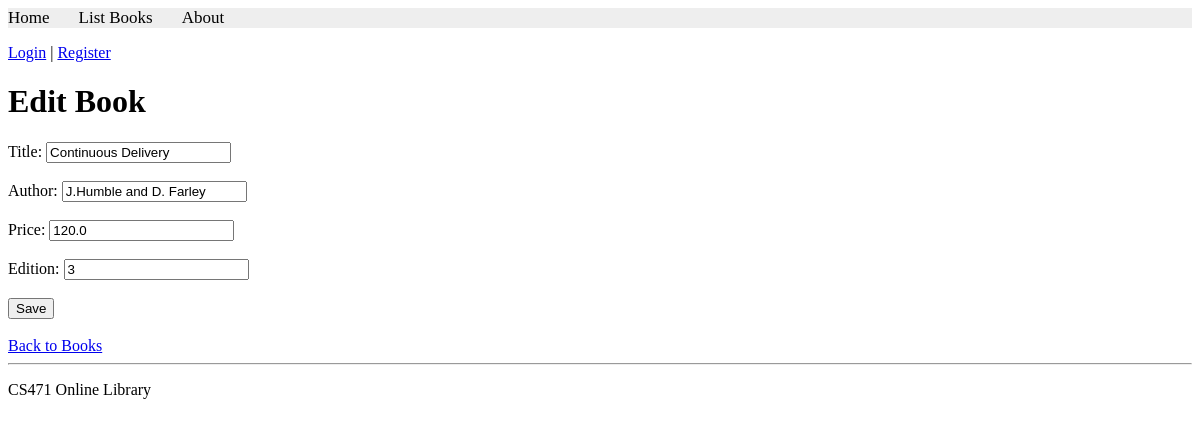
The app's page /books/lab9_part1/editbook/1 with its own data.
### apps/bookmodule/models.py (models this page shows, shortened)
class Book(models.Model):
    title = models.CharField(max_length=50)
    author = models.CharField(max_length=50)
    price = models.FloatField(default=0.0)
    edition = models.SmallIntegerField(default=1)

### apps/bookmodule/views.py (the view, shortened to what this page needs)
# urls.py: path('lab9_part1/editbook/<int:id>', views.lab10_part1_editbook, name='books.lab10_part1_editbook'),
def lab10_part1_editbook(request, id):
    book = get_object_or_404(Book, id=id)
    return render(
        request,
        'bookmodule/lab10_part1_form.html',
        {'book': book}
    )

### apps/templates/bookmodule/lab10_part1_form.html (shortened to what this page needs)
{% extends "layouts/base.html" %}
{% block content %}
<h1>
    {% if book %}
        Edit Book
    {% else %}
        Add Book
    {% endif %}
</h1>
<form method="post">
    <label>Title:</label>
    <input type="text" name="title" value="{{ book.title|default:'' }}">
    <br><br>
    <label>Author:</label>
    <input type="text" name="author" value="{{ book.author|default:'' }}">
    <br><br>
    <label>Price:</label>
    <input type="number" step="0.01" name="price" value="{{ book.price|default:'' }}">
    <br><br>
    <label>Edition:</label>
    <input type="number" name="edition" value="{{ book.edition|default:'' }}">
    <br><br>
    <button type="submit">Save</button>
</form>
<br>
<a href="{% url 'books.lab10_part1_listbooks' %}">Back to Books</a>
{% endblock content %}

### records on screen
Book: title "Continuous Delivery", author "J.Humble and D. Farley", price "120.0", edition "3"
